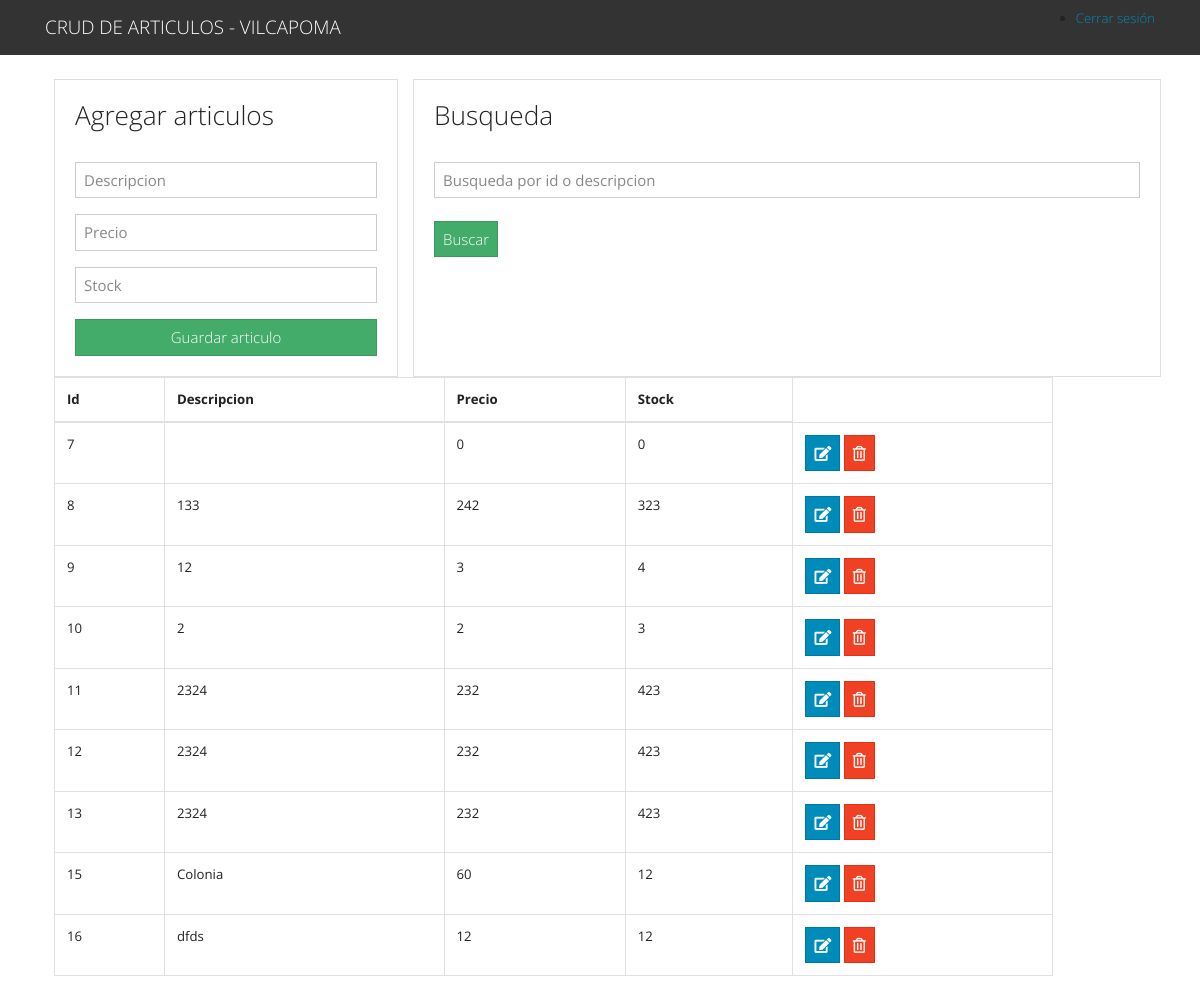
Screenshot of /search.php with the database file from the repository.
### tables this page shows
CREATE TABLE `articulo` (
  `id` int(11) NOT NULL,
  `descripcion` varchar(200) DEFAULT NULL,
  `precio` int(11) DEFAULT NULL,
  `stock` int(11) DEFAULT NULL
);

### search.php (the view, shortened to what this page needs)
<?php include('header.php'); ?>
<?php require('database.php'); ?>
<main class="container p-4">
  <div class="row">
    <div class="col-md-4">
      <div class="card card-body">
        <form action="save.php" method="POST">
          <div class="form-group">
          <h3> Agregar articulos </h3>
          <br>
            <input type="text" name="descripcion" class="form-control" placeholder="Descripcion" autofocus>
          </div>
          <div class="form-group">
            <input type="number" name="precio" class="form-control" placeholder="Precio" autofocus>
          </div>
          <div class="form-group">
            <input type="number" name="stock" class="form-control" placeholder="Stock" autofocus>
          </div>
          <input type="submit" name="save_articulo" class="btn btn-success btn-block" value="Guardar articulo">
        </form>
      </div>
    </div>
    <div class="card card-body">
    <h3> Busqueda </h3>
        <br>
        <form action="search.php" method="POST">
        <input type="search" name="descripcion" class="form-control" placeholder="Busqueda por id o descripcion" >
        <br>
        <input type=submit name="search" class="btn btn-success" value="Buscar">
        </div>
    <div class="col-md-11">
      <table class="table table-bordered">
        <thead>
          <tr>
            <th>Id</th>
            <th>Descripcion</th>
            <th>Precio</th>
            <th>Stock</th>
          </tr>
        </thead>
        <tbody>
          <?php
          $descripcion = $_POST['descripcion'];
          $result_articulo = mysqli_query($conn,"SELECT * FROM articulo WHERE descripcion LIKE '%".$descripcion."%' OR id LIKE '%".$descripcion."%' ");
          while($row = mysqli_fetch_array($result_articulo)) { ?>
          <tr>
            <td><?php echo $row['id']; ?></td>
            <td><?php echo $row['descripcion']; ?></td>
            <td><?php echo $row['precio']; ?></td>
            <td><?php echo $row['stock']; ?></td>
            <td>
              <a href="edit.php?id=<?php echo $row['id']?>" class="btn btn-primary">
                <i class="fas fa-edit"></i>
              </a>
              <a href="delete.php?id=<?php echo $row['id']?>" class="btn btn-danger">
                <i class="far fa-trash-alt"></i>
              </a>
            </td>
          </tr>
          <?php } ?>
        </tbody>
      </table>
    </div>
  </div>
</main>
<?php include('footer.php'); ?>

### rows the page displays
articulo: id "7", precio "0", stock "0"
articulo: id "8", descripcion "133", precio "242", stock "323"
articulo: id "9", descripcion "12", precio "3", stock "4"
articulo: id "10", descripcion "2", precio "2", stock "3"
articulo: id "11", descripcion "2324", precio "232", stock "423"
articulo: id "12", descripcion "2324", precio "232", stock "423"
articulo: id "13", descripcion "2324", precio "232", stock "423"
articulo: id "15", descripcion "Colonia", precio "60", stock "12"
articulo: id "16", descripcion "dfds", precio "12", stock "12"
